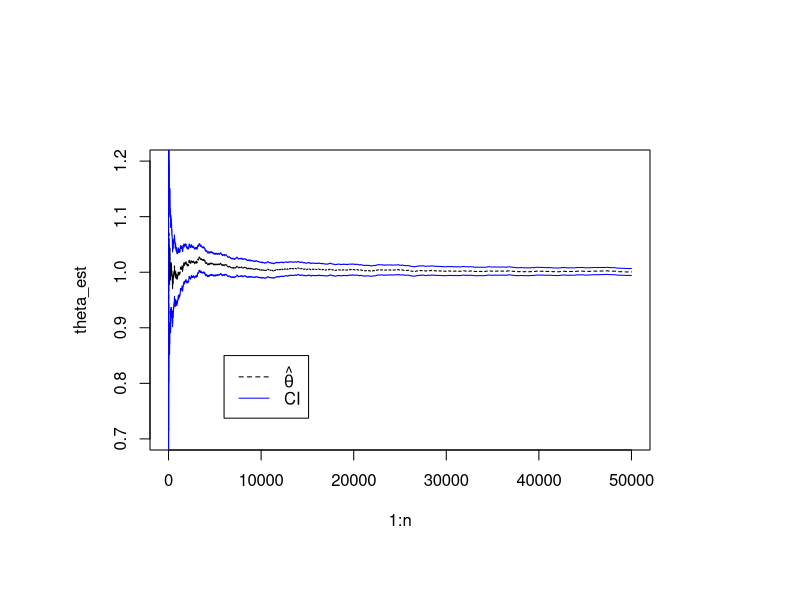
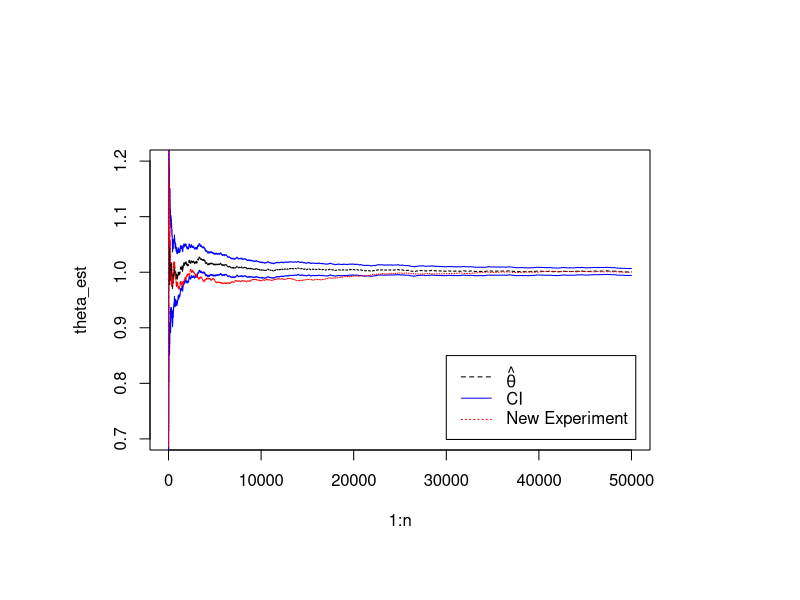
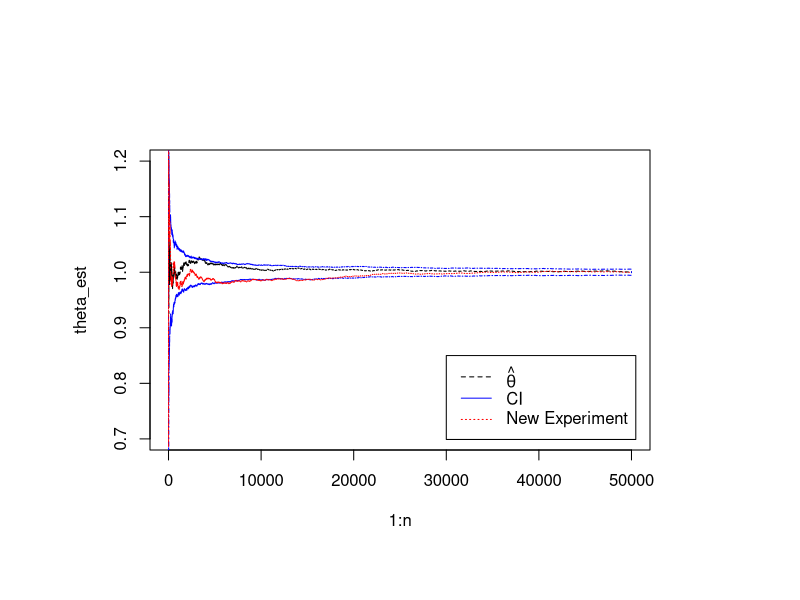

These charts were generated, in order, by the following R code: (Note: this script raises an error after producing the figures.)
## ---- chunk 1
set.seed(5692)
n = 50000
x = runif(n)

h = function(x){
  v = (cos(50*x) + sin(50*x))^2
  return(v)
}

#thetaHat = mean(h(x)) # theta hat

theta_est = cumsum(h(x))/1:n ## cumulative mean

se = sqrt( cumsum((h(x) - theta_est)^2 ) / 1:n ) / sqrt(1:n)
## ---- chunk 2
par(pin = c(5,3))
plot(x = 1:n, y = theta_est, type = "l", lty=2, ylim = c(0.7, 1.2))
lines(x = 1:n, y = theta_est - 1.96*se, col = "blue")
lines(x = 1:n, y = theta_est + 1.96*se, col = "blue")
legend(x = 6000, y = 0.85, 
       legend = c(expression(hat(theta)), "CI"), 
       border = "white", col = c("black", "blue"), lty = c(2, 1))

## ---- chunk 3
set.seed(5678)
par(pin = c(5,3))
plot(x = 1:n, y = theta_est, type = "l", lty=2, ylim = c(0.7, 1.2))
lines(x = 1:n, y = theta_est - 1.96*se, col = "blue")
lines(x = 1:n, y = theta_est + 1.96*se, col = "blue")
z = runif(n) ## repeat the experiment
lines(x = 1:n, y = cumsum(h(z))/1:n, col = "red", lty = 3)

legend(x = 30000, y = 0.85, 
       legend = c(expression(hat(theta)), "CI", "New Experiment"), 
       border = "white", col = c("black", "blue", "red"), lty = c(2, 1, 3))

## ---- chunk 4
## bootstrap
M = 200L
X = matrix(data = runif(n*M), nrow = n, ncol = M)
h_samples = h(X)
thetaEstimates = apply(X = h_samples, MARGIN = 2, FUN = function(v){ cumsum(v)/1:n } )

CI = t(apply(X = thetaEstimates, MARGIN = 1, FUN = quantile, c(0.025, 0.50, .975)))

summary(CI)

integrate(f = h, lower = 0, upper = 1) ## comparison
## ---- chunk 5
## bootstrap
M = 200L
boot_samples = h(x[sample(x = 1:n, size = n*M, replace = TRUE)])
boot_samples = matrix(data = boot_samples, nrow = n, ncol = M)

boot_est = apply(X = boot_samples, MARGIN = 2, FUN = cumsum) / 1:n

CI = t(apply(X = boot_est, MARGIN = 1, FUN = quantile, c(0.025, 0.50, 0.975)))

summary
## ---- chunk 6
set.seed(5678)
par(pin = c(5,3))
plot(x = 1:n, y = theta_est, type = "l", lty=2, ylim = c(0.7, 1.2))
polygon(x = c(1:n, rev(1:n)), y = c(CI[,1], rev(CI[,3])), lty = 4, border = "blue")
lines(x = 1:n, y = cumsum(h(z))/1:n, col = "red", lty = 3)

legend(x = 30000, y = 0.85, 
       legend = c(expression(hat(theta)), "CI", "New Experiment"), 
       border = "white", col = c("black", "blue", "red"), lty = c(2, 1, 3))

## ---- chunk 7
U1 = runif(1000)
U2 = (1 - U1)

par(mfrow = c(1,2))
hist(U1, probability = TRUE)
hist(U2, probability = TRUE)
par(mfrow = (c(1,1)))

print(cor(U1, U2))
## ---- chunk 8
set.seed(6)
m = 10000
U = runif(m)
g = exp(U) 

theta = mean(g) ## theta for simple MC
theta
var_theta1 = var(g)/m

## ---- chunk 9
set.seed(6)
m = 5000
U = runif(m)
T1 = exp(U)
T2 = exp(1-U)

cov(T1, T2)

c = (1/2)

anti_thetic = c*mean(T1) + (1-c)*mean(T2) ## Antithetic Control Variate
anti_thetic

## ---- chunk 10

##variance of theta2
var_theta2 = var(T2)/m + c**2 * var(T1 - T2)/m + 2*c*cov(T2, T1 - T2)/m

(var_theta1 - var_theta2) / var_theta1

## ---- chunk 11
curve(expr = dbeta(x, 2, 2), from = 0, to = 1, main = "symmetric Beta(2,2)")
U = rbeta(1000, 2, 2)
cor(U, 1-U)
## ---- chunk 12

n = 10^6
m = n/2

h <- function(x){
    out = x/(2^x - 1)
    return(out)
}

y = rnorm(n)
theta_MC = mean(h(y))

w = rnorm(m)
theta_AS = sum(h(w) + h(-1 * w)) / n

print(theta_MC)
print(theta_AS)
## ---- chunk 13
## standard errors
rho = cor(h(w),h(-w))
se.a = (1+rho)*var(h(w))/n

print(rho)
print(se.a)

